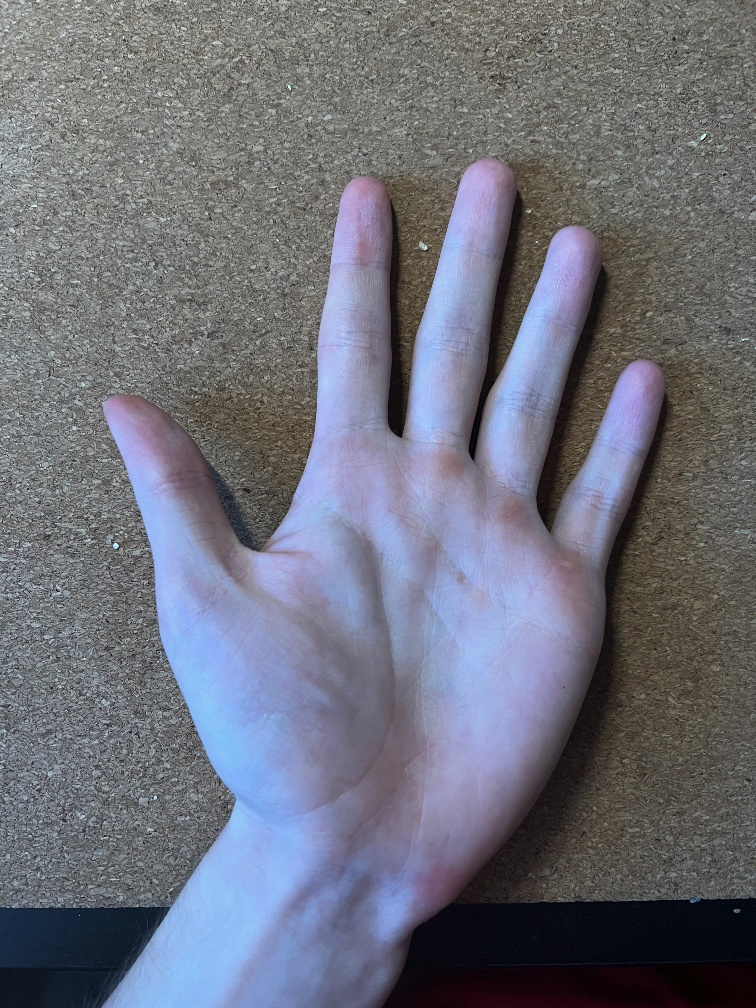
#> input picture code/forkursach/image3.jpg, 756 x 1008 px
$ python hsv_example.py
#> lines starting #> are read from the running program, lines starting #| are printed output that depends on the picture; after the words box and inside, x2 and y2 are one past the last pixel; in counts of white or black regions, pixels touching at a corner belong together
import cv2
import numpy as np


def to_hsv():
    img = cv2.imread('FG_result.png')
    img_hsv = cv2.cvtColor(img, cv2.COLOR_BGR2HSV_FULL)
    cv2.imwrite('hsv_example.png', img_hsv)


LOWER, UPPER = np.array([0, 15, 80], dtype='uint8'), \
               np.array([200, 255, 255], dtype='uint8')

INPUT_TO_OUTPUT = {'image3.jpg': 'hsv_del1.png',
                   'image7.jpg': 'hsv_del2.png'}

def HSV_skin_detection_mask_first(image):
    converted = cv2.cvtColor(image, cv2.COLOR_BGR2HSV)
    skinMask = cv2.inRange(converted, LOWER, UPPER)
    kernel = cv2.getStructuringElement(cv2.MORPH_ELLIPSE, (11, 11))
    skinMask = cv2.erode(skinMask, kernel, iterations=2)
    skinMask = cv2.dilate(skinMask, kernel, iterations=2)
    skinMask = cv2.GaussianBlur(skinMask, (3, 3), 0)
    return skinMask


if __name__ == '__main__':
    for filename_input, filename_output in INPUT_TO_OUTPUT.items():
        img = cv2.imread(filename_input)
#> img is the input picture: shape (1008, 756, 3); mean B, G, R 122.9, 111.8, 109.8
        hsv_mask = HSV_skin_detection_mask_first(img)
#> in HSV_skin_detection_mask_first, `converted = cv2.cvtColor(image, cv2.COLOR_BGR2HSV)`: converted: shape (1008, 756, 3); mean H, S, V 78.1, 47.9, 127.2
#> in HSV_skin_detection_mask_first, `skinMask = cv2.inRange(converted, LOWER, UPPER)`:
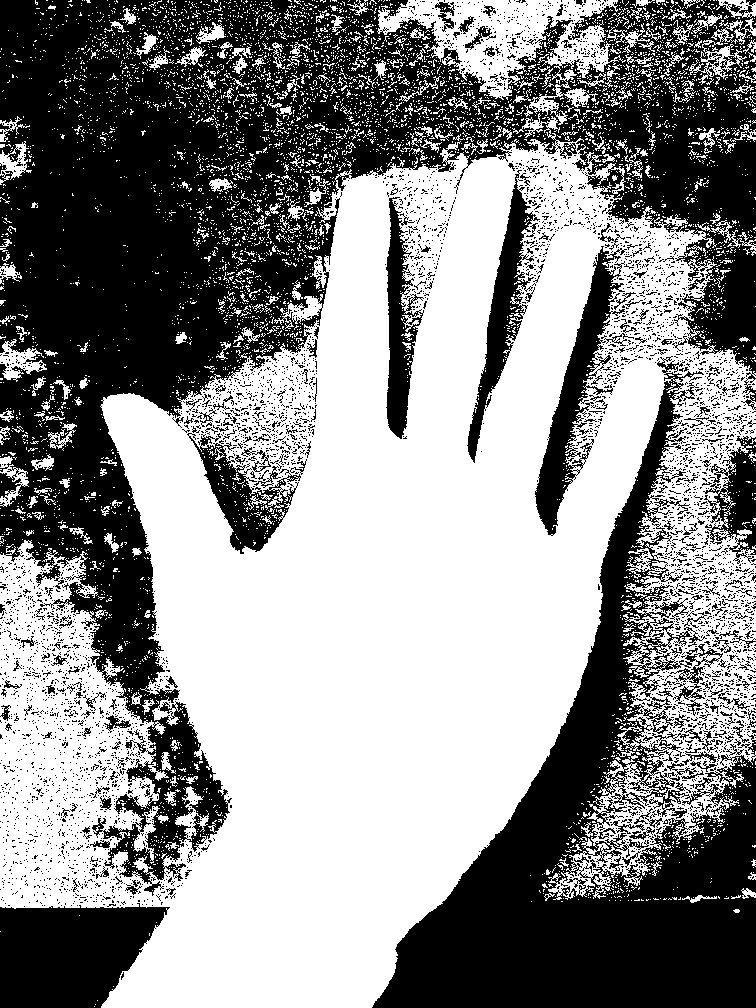
#> skinMask: shape (1008, 756); 54.5% white; 4703 black regions (4501 under 20 px), largest, box (x1, y1, x2, y2) and area: (0, 0, 756, 896) 205026, (372, 356, 756, 1008) 82717, (0, 903, 170, 1008) 13594
#> in HSV_skin_detection_mask_first, `skinMask = cv2.erode(skinMask, kernel, iterations=2)`:
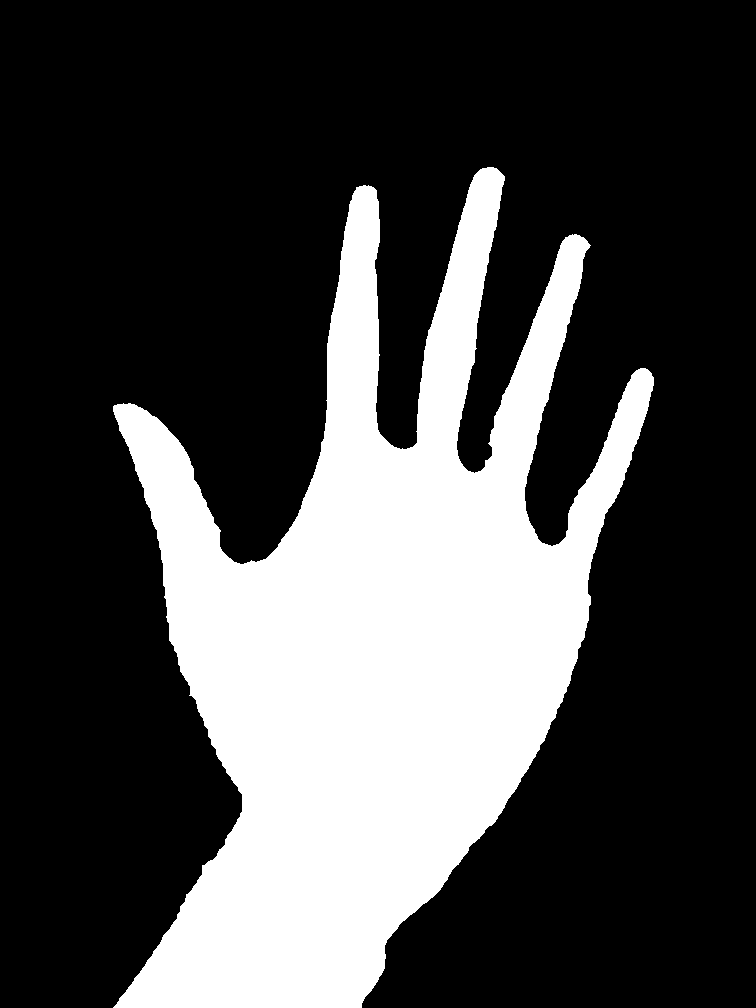
#> skinMask: shape (1008, 756); 27.9% white; 1 white region, box (x1, y1, x2, y2) and area: (113, 167, 654, 1008) 212288
#> in HSV_skin_detection_mask_first, `skinMask = cv2.dilate(skinMask, kernel, iterations=2)`:
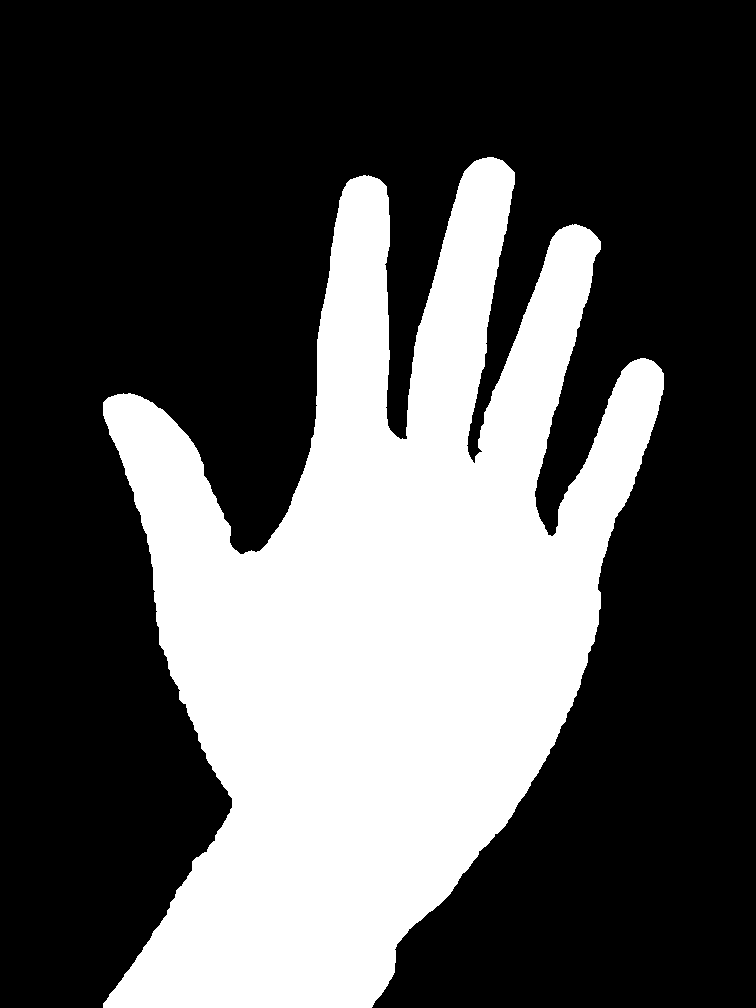
#> skinMask: shape (1008, 756); 33.1% white; 1 white region, box (x1, y1, x2, y2) and area: (103, 157, 664, 1008) 252254
        cv2.imwrite(filename_output, cv2.bitwise_and(img, img, mask=hsv_mask))
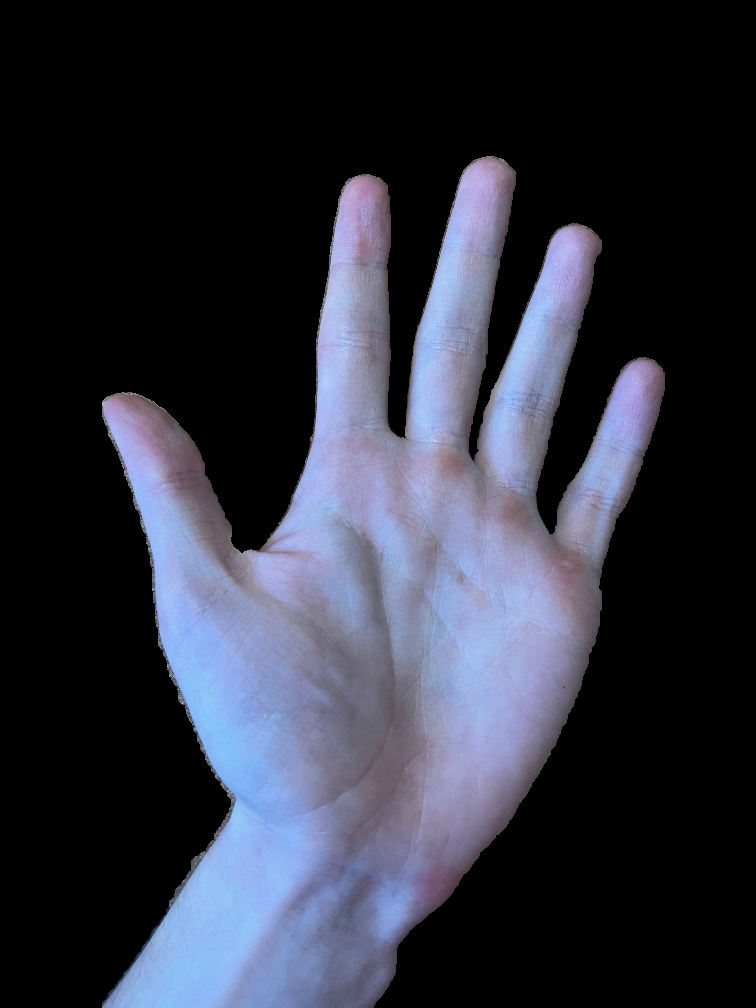
#> saved as hsv_del1.png: shape (1008, 756, 3); mean B, G, R 61.4, 48.7, 46.2
#> pass 2 of the loop `for filename_input, filename_output in INPUT_TO_OUTPUT.items():`:
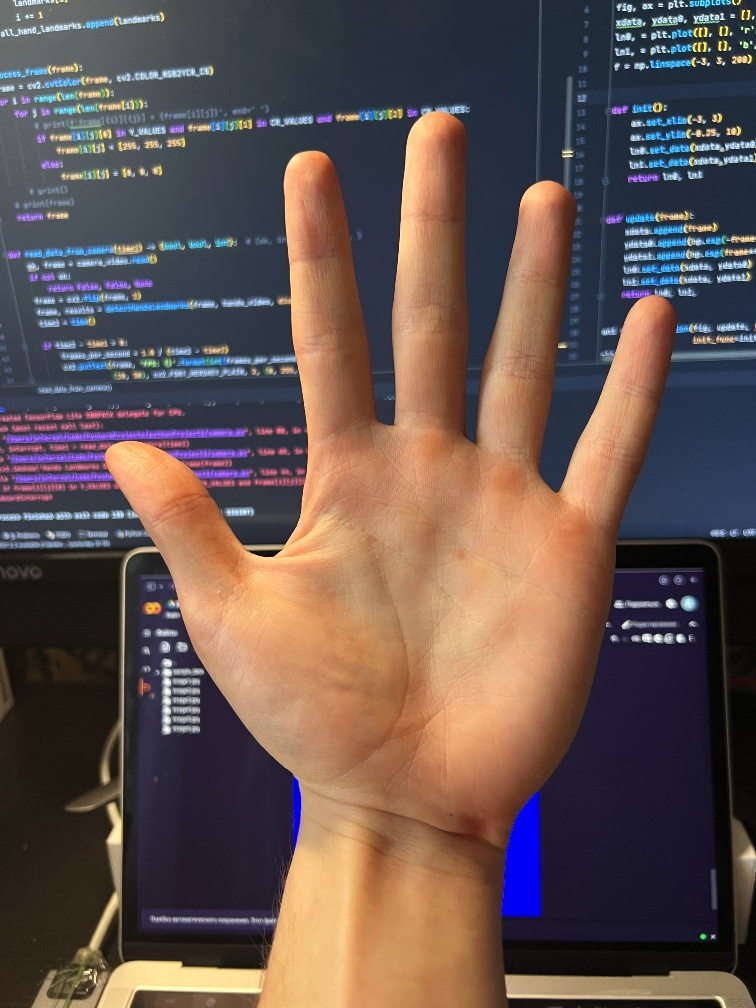
#> input picture code/forkursach/image7.jpg, 756 x 1008 px
#> img is the input picture: shape (1008, 756, 3); mean B, G, R 79.2, 83.6, 100.4
#> converted: shape (1008, 756, 3); mean H, S, V 66.2, 105.9, 114.4
#> in HSV_skin_detection_mask_first (call 2), `skinMask = cv2.inRange(converted, LOWER, UPPER)`:
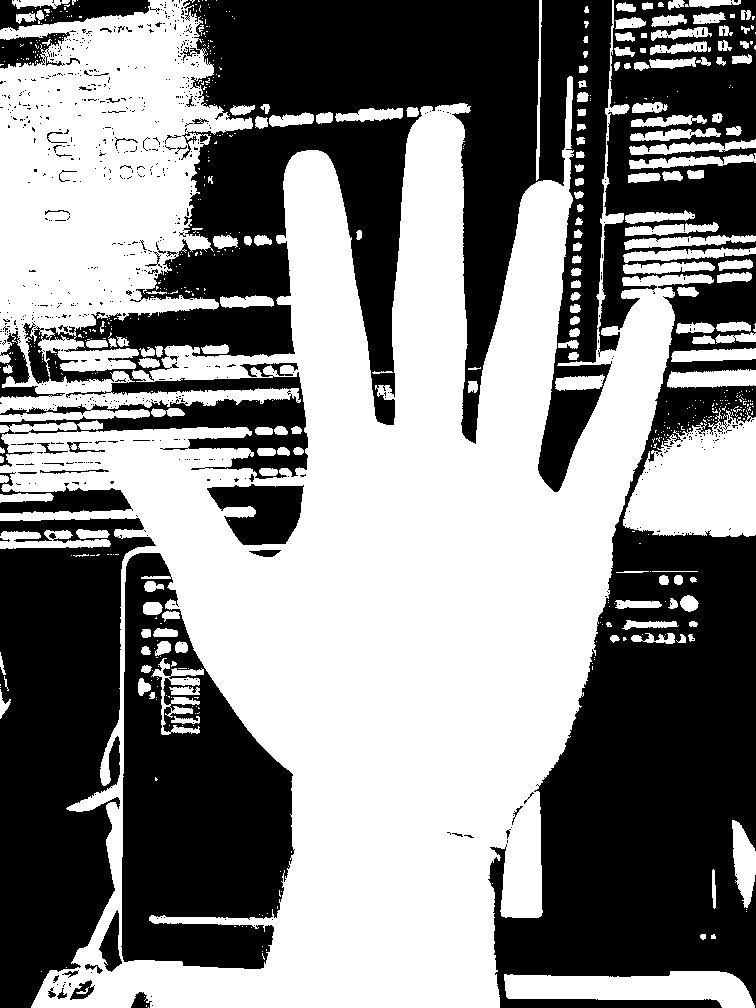
#> skinMask: shape (1008, 756); 52.6% white; 784 black regions (735 under 20 px), largest, box (x1, y1, x2, y2) and area: (0, 0, 613, 492) 124567, (488, 0, 756, 1008) 124377, (0, 518, 156, 1008) 50263
#> `cv2.imwrite(filename_output, cv2.bitwise_and(img, img, mask=hsv_mask))`:
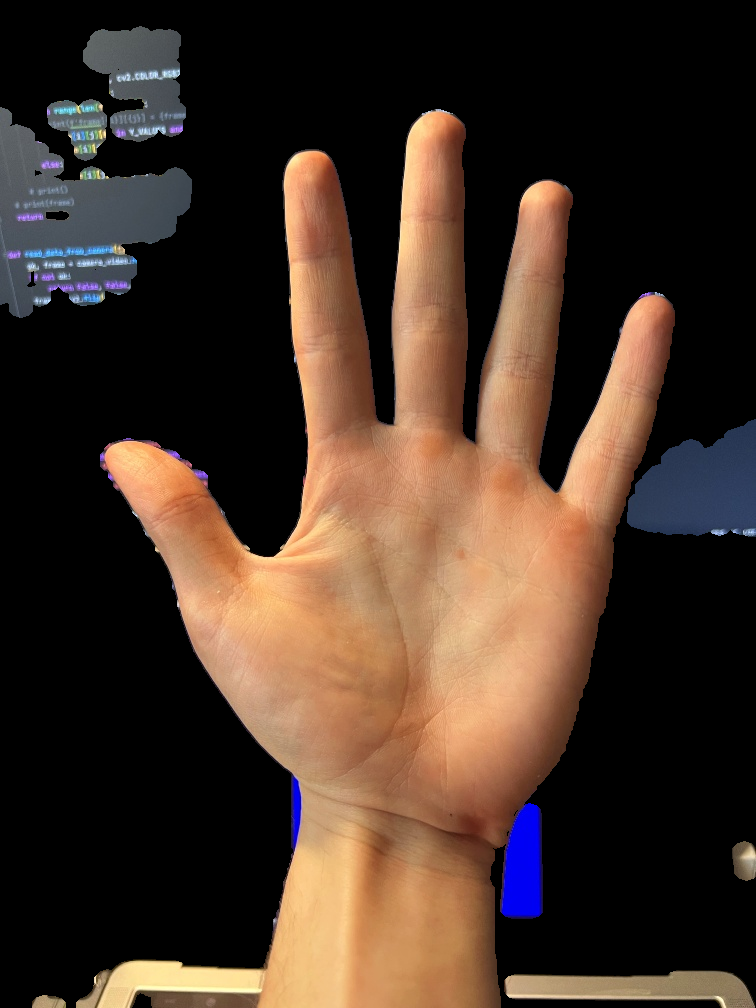
#> saved as hsv_del2.png: shape (1008, 756, 3); mean B, G, R 40.1, 51.4, 69.4
